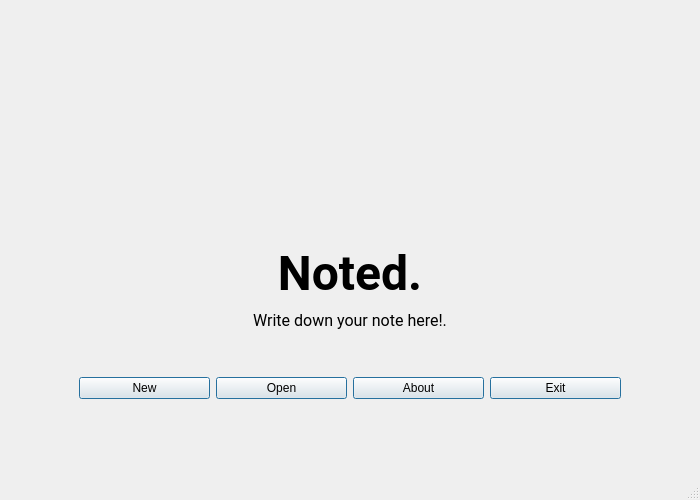
<?xml version="1.0" encoding="UTF-8"?>
<ui version="4.0">
 <class>FrontPage</class>
 <widget class="QMainWindow" name="FrontPage">
  <property name="geometry">
   <rect>
    <x>0</x>
    <y>0</y>
    <width>700</width>
    <height>500</height>
   </rect>
  </property>
  <property name="minimumSize">
   <size>
    <width>700</width>
    <height>500</height>
   </size>
  </property>
  <property name="windowTitle">
   <string notr="true">Noted.</string>
  </property>
  <property name="windowIcon">
   <iconset>
    <normaloff>image/icon250.png</normaloff>image/icon250.png</iconset>
  </property>
  <widget class="QWidget" name="centralwidget">
   <layout class="QGridLayout" name="gridLayout">
    <item row="0" column="0">
     <layout class="QVBoxLayout" name="verticalLayout">
      <property name="topMargin">
       <number>30</number>
      </property>
      <item>
       <widget class="QLabel" name="TitleIcon">
        <property name="minimumSize">
         <size>
          <width>200</width>
          <height>200</height>
         </size>
        </property>
        <property name="text">
         <string/>
        </property>
        <property name="pixmap">
         <pixmap>image/icon250.png</pixmap>
        </property>
        <property name="alignment">
         <set>Qt::AlignmentFlag::AlignBottom|Qt::AlignmentFlag::AlignHCenter</set>
        </property>
       </widget>
      </item>
      <item>
       <widget class="QLabel" name="Title">
        <property name="font">
         <font>
          <family>Roboto</family>
          <pointsize>36</pointsize>
          <bold>true</bold>
         </font>
        </property>
        <property name="text">
         <string>Noted.</string>
        </property>
        <property name="alignment">
         <set>Qt::AlignmentFlag::AlignHCenter|Qt::AlignmentFlag::AlignTop</set>
        </property>
       </widget>
      </item>
      <item>
       <widget class="QLabel" name="Desc">
        <property name="font">
         <font>
          <family>Roboto</family>
          <pointsize>12</pointsize>
         </font>
        </property>
        <property name="text">
         <string>Write down your note here!.</string>
        </property>
        <property name="alignment">
         <set>Qt::AlignmentFlag::AlignHCenter|Qt::AlignmentFlag::AlignTop</set>
        </property>
       </widget>
      </item>
     </layout>
    </item>
    <item row="1" column="0">
     <layout class="QHBoxLayout" name="horizontalLayout">
      <property name="spacing">
       <number>6</number>
      </property>
      <property name="leftMargin">
       <number>70</number>
      </property>
      <property name="topMargin">
       <number>0</number>
      </property>
      <property name="rightMargin">
       <number>70</number>
      </property>
      <property name="bottomMargin">
       <number>70</number>
      </property>
      <item>
       <widget class="QPushButton" name="New">
        <property name="text">
         <string>New</string>
        </property>
        <property name="checkable">
         <bool>false</bool>
        </property>
        <property name="checked">
         <bool>false</bool>
        </property>
        <property name="autoDefault">
         <bool>false</bool>
        </property>
        <property name="default">
         <bool>true</bool>
        </property>
        <property name="flat">
         <bool>false</bool>
        </property>
       </widget>
      </item>
      <item>
       <widget class="QPushButton" name="Open">
        <property name="text">
         <string>Open</string>
        </property>
        <property name="default">
         <bool>true</bool>
        </property>
       </widget>
      </item>
      <item>
       <widget class="QPushButton" name="About">
        <property name="focusPolicy">
         <enum>Qt::FocusPolicy::ClickFocus</enum>
        </property>
        <property name="contextMenuPolicy">
         <enum>Qt::ContextMenuPolicy::NoContextMenu</enum>
        </property>
        <property name="text">
         <string>About</string>
        </property>
        <property name="checkable">
         <bool>false</bool>
        </property>
        <property name="default">
         <bool>true</bool>
        </property>
       </widget>
      </item>
      <item>
       <widget class="QPushButton" name="Exit">
        <property name="text">
         <string>Exit</string>
        </property>
        <property name="default">
         <bool>true</bool>
        </property>
       </widget>
      </item>
     </layout>
    </item>
   </layout>
  </widget>
  <widget class="QStatusBar" name="statusbar"/>
 </widget>
 <resources>
  <include location="qtSource.qrc"/>
 </resources>
 <connections>
  <connection>
   <sender>Exit</sender>
   <signal>clicked()</signal>
   <receiver>FrontPage</receiver>
   <slot>close()</slot>
   <hints>
    <hint type="sourcelabel">
     <x>555</x>
     <y>371</y>
    </hint>
    <hint type="destinationlabel">
     <x>349</x>
     <y>249</y>
    </hint>
   </hints>
  </connection>
 </connections>
</ui>
